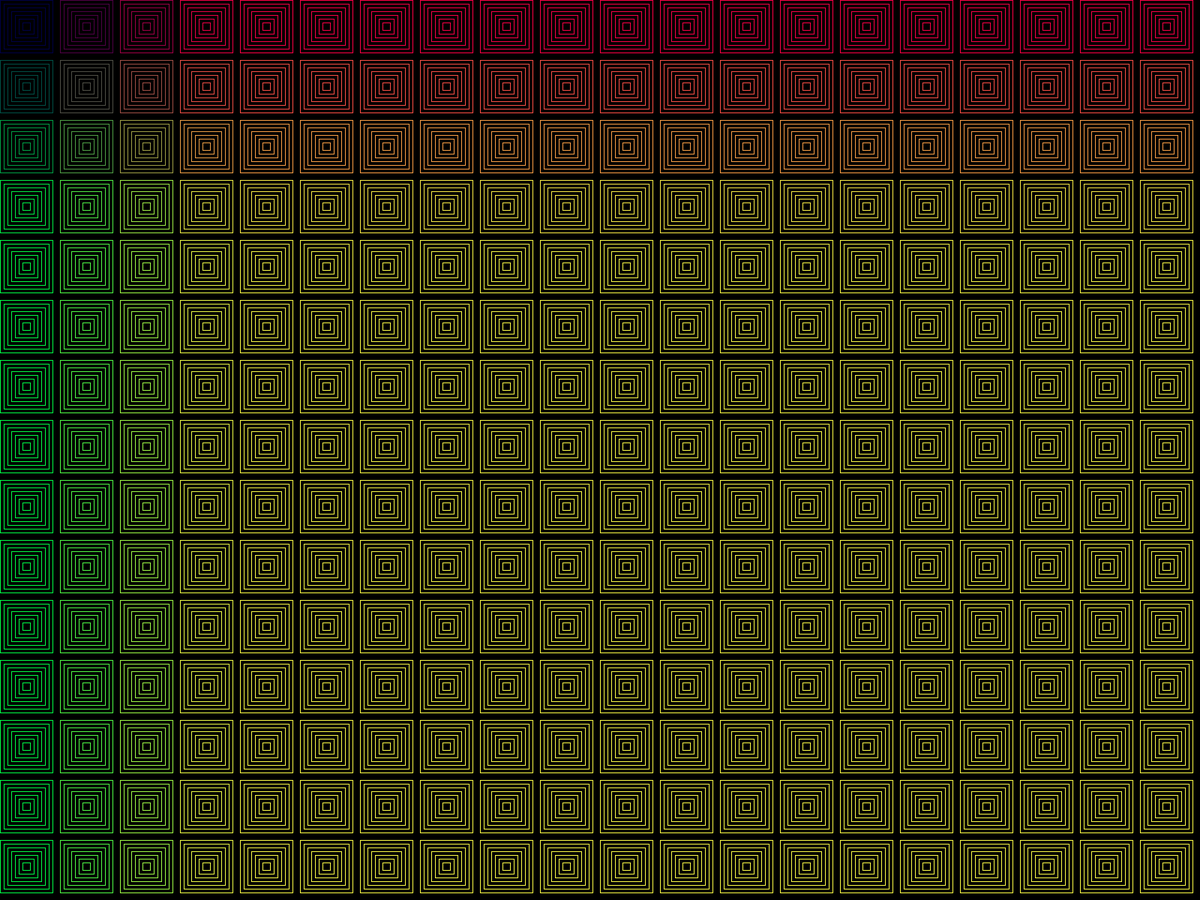
Frame 1 (no input)
Frame 60 (the mouse pressed at the canvas centre just before this capture): identical to frame 1, image omitted
Frame 120 (the mouse held since frame 60 and released just before this capture): identical to frame 1, image omitted

The Processing sketch that drew this single still picture (run headless with seeded random() and noise(); from frame 60 on, the mouse is pressed at the canvas centre):

// Processing sketch: nestedSquares
// ── nestedSquares.pde
int size = 70;

void setup(){
  //size(700,700);
  fullScreen();
  background(0);
  stroke(255);
  noFill();
  rectMode(CENTER);
}

void draw(){
  translate(size/2,size/2);
  for(int j=0;j<height;j+=80){
    for(int i= 0; i<width;i+=80){
      stroke(i,j,size);
      square(i,j,size);
    }
  }
}

void square(int x, int y, int size){
  for(int d= size;d>0;d-=10){
    rect(x,y,d,d);
  }
}
